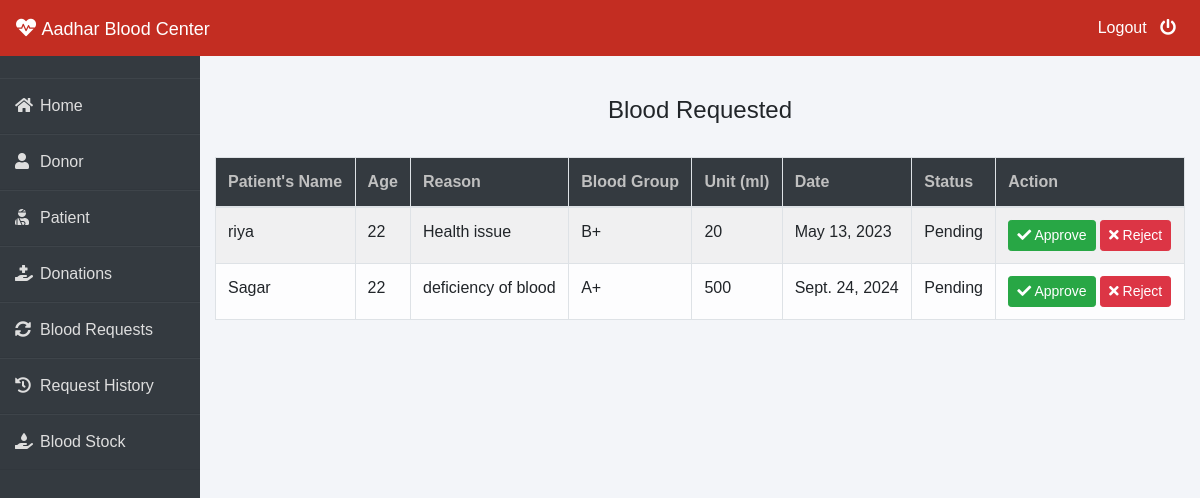
The page /admin-request (signed in) on the database its author committed.
### blood/models.py (models this page shows, shortened)
class BloodRequest(models.Model):
    request_by_patient=models.ForeignKey(pmodels.Patient,null=True,on_delete=models.CASCADE)
    request_by_donor=models.ForeignKey(dmodels.Donor,null=True,on_delete=models.CASCADE)
    patient_name=models.CharField(max_length=30)
    patient_age=models.PositiveIntegerField()
    reason=models.CharField(max_length=500)
    bloodgroup=models.CharField(max_length=10)
    unit=models.PositiveIntegerField(default=0)
    status=models.CharField(max_length=20,default="Pending")
    date=models.DateField(auto_now=True)

### blood/views.py (the view)
# urls.py: path('admin-request', views.admin_request_view,name='admin-request'),
@login_required(login_url='adminlogin')
def admin_request_view(request):
    requests=models.BloodRequest.objects.all().filter(status='Pending')
    return render(request,'blood/admin_request.html',{'requests':requests})

### templates/blood/admin_request.html (shortened to what this page needs)
{% extends 'blood/adminbase.html' %}
{% block content %}
{% load widget_tweaks %}
{%load static%}
<br><br>
<div class="container">
    {% if requests %}
    <H4 class="text-center">Blood Requested</H4><br>
    <table class="table table-light table-hover table-bordered table-striped">
        <thead class="bg-dark">
            <tr>
                <th scope="col" style="color: rgb(192, 192, 192);">Patient's Name</th>
                <th scope="col" style="color: rgb(192, 192, 192);">Age</th>
                <th scope="col" style="color: rgb(192, 192, 192);">Reason</th>
                <th scope="col" style="color: rgb(192, 192, 192);">Blood Group</th>
                <th scope="col" style="color: rgb(192, 192, 192);">Unit (ml)</th>
                <th scope="col" style="color: rgb(192, 192, 192);">Date</th>
                <th scope="col" style="color: rgb(192, 192, 192);">Status</th>
                <th style="color: rgb(192, 192, 192);">Action</th>
            </tr>
        </thead>
        <tbody>
            {% for t in requests %}
            <tr>
                <td> {{t.patient_name}}</td>
                <td>{{t.patient_age}}</td>
                <td>{{t.reason}}</td>
                <td>{{t.bloodgroup}}</td>
                <td>{{t.unit}}</td>
                <td>{{t.date}}</td>
                <td>{{t.status}}</td>
                <td>
                    <button class="btn btn-success btn-sm"><a  style="text-decoration: none;color: white;" href="{% url 'update-approve-status' t.id  %}"><i class="fa fa-check"></i> Approve</a> </button>
                    <button class="btn btn-danger btn-sm"><a  style="text-decoration: none;color: white;" href="{% url 'update-reject-status' t.id  %}"><i class="fa fa-times"></i> Reject</a> </button>
                </td>
            </tr>
            {% endfor %}
        </tbody>
    </table>
{% else %}
<div class="alert alert-danger" role="alert">
    No Blood Request By Patient/Donor!
  </div>
{% endif %}
</div>
{% endblock content %}

### templates/blood/adminbase.html (style rules this page uses)
* { margin: 0; padding: 0; box-sizing: border-box; list-style: none; text-decoration: none; font-family: 'Josefin Sans', sans-serif; }
body { background-color: #f3f5f9; }

### rows shown on the page
BloodRequest: patient_name "riya", patient_age "22", reason "Health issue", bloodgroup "B+", unit "20", date "May 13, 2023", status "Pending"
BloodRequest: patient_name "Sagar", patient_age "22", reason "deficiency of blood", bloodgroup "A+", unit "500", date "Sept. 24, 2024", status "Pending"
